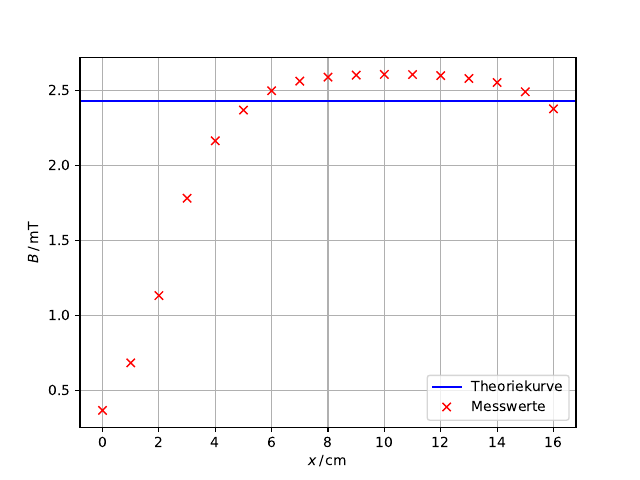

The Python source for this figure:
import matplotlib.pyplot as plt
import numpy as np

x, y = np.genfromtxt('lang.txt', unpack=True)
my = 4 * np.pi * 10**(-7)
n = 300
I = 1
l = 15.5e-2

B = my * n/l * I * 10**3

plt.axhline(y=B, color='blue', linestyle='-', label='Theoriekurve')
plt.plot(x, y, 'rx', label='Messwerte')
plt.xlabel(r'$x \,/\, \mathrm{cm}$')
plt.ylabel(r'$B \,/\, \mathrm{mT}$')

plt.grid()
plt.legend()
# plt.show()
# plt.savefig('lang.pdf')

print(B)
